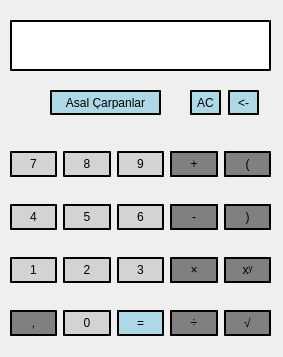
<?xml version="1.0" encoding="UTF-8"?>
<ui version="4.0">
 <class>MainWindow</class>
 <widget class="QMainWindow" name="MainWindow">
  <property name="geometry">
   <rect>
    <x>0</x>
    <y>0</y>
    <width>283</width>
    <height>357</height>
   </rect>
  </property>
  <property name="windowTitle">
   <string>Hesap Makinesi by Eren</string>
  </property>
  <widget class="QWidget" name="centralwidget">
   <widget class="QWidget" name="gridLayoutWidget">
    <property name="geometry">
     <rect>
      <x>10</x>
      <y>130</y>
      <width>261</width>
      <height>231</height>
     </rect>
    </property>
    <layout class="QGridLayout" name="gridLayout">
     <property name="verticalSpacing">
      <number>6</number>
     </property>
     <item row="0" column="1">
      <widget class="QPushButton" name="btn8">
       <property name="sizePolicy">
        <sizepolicy hsizetype="Minimum" vsizetype="Maximum">
         <horstretch>0</horstretch>
         <verstretch>0</verstretch>
        </sizepolicy>
       </property>
       <property name="styleSheet">
        <string notr="true">background-color: lightgray;
border-style: outset;
border-width: 2px;
border-color: black;
padding: 4px;
</string>
       </property>
       <property name="text">
        <string>8</string>
       </property>
       <property name="flat">
        <bool>false</bool>
       </property>
      </widget>
     </item>
     <item row="2" column="1">
      <widget class="QPushButton" name="btn5">
       <property name="sizePolicy">
        <sizepolicy hsizetype="Minimum" vsizetype="Maximum">
         <horstretch>0</horstretch>
         <verstretch>0</verstretch>
        </sizepolicy>
       </property>
       <property name="styleSheet">
        <string notr="true">background-color: lightgray;
border-style: outset;
border-width: 2px;
border-color: black;
padding: 4px;
</string>
       </property>
       <property name="text">
        <string>5</string>
       </property>
       <property name="flat">
        <bool>false</bool>
       </property>
      </widget>
     </item>
     <item row="5" column="1">
      <widget class="QPushButton" name="btn0">
       <property name="sizePolicy">
        <sizepolicy hsizetype="Minimum" vsizetype="Maximum">
         <horstretch>0</horstretch>
         <verstretch>0</verstretch>
        </sizepolicy>
       </property>
       <property name="styleSheet">
        <string notr="true">background-color: lightgray;
border-style: outset;
border-width: 2px;
border-color: black;
padding: 4px;
</string>
       </property>
       <property name="text">
        <string>0</string>
       </property>
       <property name="flat">
        <bool>false</bool>
       </property>
      </widget>
     </item>
     <item row="4" column="1">
      <widget class="QPushButton" name="btn2">
       <property name="sizePolicy">
        <sizepolicy hsizetype="Minimum" vsizetype="Maximum">
         <horstretch>0</horstretch>
         <verstretch>0</verstretch>
        </sizepolicy>
       </property>
       <property name="styleSheet">
        <string notr="true">background-color: lightgray;
border-style: outset;
border-width: 2px;
border-color: black;
padding: 4px;
</string>
       </property>
       <property name="text">
        <string>2</string>
       </property>
       <property name="flat">
        <bool>false</bool>
       </property>
      </widget>
     </item>
     <item row="0" column="3">
      <widget class="QPushButton" name="btn_toplama">
       <property name="sizePolicy">
        <sizepolicy hsizetype="Minimum" vsizetype="Maximum">
         <horstretch>0</horstretch>
         <verstretch>0</verstretch>
        </sizepolicy>
       </property>
       <property name="styleSheet">
        <string notr="true">background-color: gray;
border-style: outset;
border-width: 2px;
border-color: black;
padding: 4px;
</string>
       </property>
       <property name="text">
        <string>+</string>
       </property>
       <property name="flat">
        <bool>false</bool>
       </property>
      </widget>
     </item>
     <item row="2" column="4">
      <widget class="QPushButton" name="btn_p_kapa">
       <property name="sizePolicy">
        <sizepolicy hsizetype="Minimum" vsizetype="Maximum">
         <horstretch>0</horstretch>
         <verstretch>0</verstretch>
        </sizepolicy>
       </property>
       <property name="styleSheet">
        <string notr="true">background-color: gray;
border-style: outset;
border-width: 2px;
border-color: black;
padding: 4px;
</string>
       </property>
       <property name="text">
        <string>)</string>
       </property>
       <property name="flat">
        <bool>false</bool>
       </property>
      </widget>
     </item>
     <item row="4" column="0">
      <widget class="QPushButton" name="btn1">
       <property name="sizePolicy">
        <sizepolicy hsizetype="Minimum" vsizetype="Maximum">
         <horstretch>0</horstretch>
         <verstretch>0</verstretch>
        </sizepolicy>
       </property>
       <property name="styleSheet">
        <string notr="true">background-color: lightgray;
border-style: outset;
border-width: 2px;
border-color: black;
padding: 4px;
</string>
       </property>
       <property name="text">
        <string>1</string>
       </property>
       <property name="flat">
        <bool>false</bool>
       </property>
      </widget>
     </item>
     <item row="2" column="2">
      <widget class="QPushButton" name="btn6">
       <property name="sizePolicy">
        <sizepolicy hsizetype="Minimum" vsizetype="Maximum">
         <horstretch>0</horstretch>
         <verstretch>0</verstretch>
        </sizepolicy>
       </property>
       <property name="styleSheet">
        <string notr="true">background-color: lightgray;
border-style: outset;
border-width: 2px;
border-color: black;
padding: 4px;
</string>
       </property>
       <property name="text">
        <string>6</string>
       </property>
       <property name="flat">
        <bool>false</bool>
       </property>
      </widget>
     </item>
     <item row="2" column="3">
      <widget class="QPushButton" name="btn_cikarma">
       <property name="sizePolicy">
        <sizepolicy hsizetype="Minimum" vsizetype="Maximum">
         <horstretch>0</horstretch>
         <verstretch>0</verstretch>
        </sizepolicy>
       </property>
       <property name="styleSheet">
        <string notr="true">background-color: gray;
border-style: outset;
border-width: 2px;
border-color: black;
padding: 4px;
</string>
       </property>
       <property name="text">
        <string>-</string>
       </property>
       <property name="flat">
        <bool>false</bool>
       </property>
      </widget>
     </item>
     <item row="4" column="3">
      <widget class="QPushButton" name="btn_carpma">
       <property name="sizePolicy">
        <sizepolicy hsizetype="Minimum" vsizetype="Maximum">
         <horstretch>0</horstretch>
         <verstretch>0</verstretch>
        </sizepolicy>
       </property>
       <property name="styleSheet">
        <string notr="true">background-color: gray;
border-style: outset;
border-width: 2px;
border-color: black;
padding: 4px;
</string>
       </property>
       <property name="text">
        <string>×</string>
       </property>
       <property name="flat">
        <bool>false</bool>
       </property>
      </widget>
     </item>
     <item row="0" column="0">
      <widget class="QPushButton" name="btn7">
       <property name="sizePolicy">
        <sizepolicy hsizetype="Minimum" vsizetype="Maximum">
         <horstretch>0</horstretch>
         <verstretch>0</verstretch>
        </sizepolicy>
       </property>
       <property name="styleSheet">
        <string notr="true">background-color: lightgray;
border-style: outset;
border-width: 2px;
border-color: black;
padding: 4px;
</string>
       </property>
       <property name="text">
        <string>7</string>
       </property>
       <property name="flat">
        <bool>false</bool>
       </property>
      </widget>
     </item>
     <item row="2" column="0">
      <widget class="QPushButton" name="btn4">
       <property name="sizePolicy">
        <sizepolicy hsizetype="Minimum" vsizetype="Maximum">
         <horstretch>0</horstretch>
         <verstretch>0</verstretch>
        </sizepolicy>
       </property>
       <property name="styleSheet">
        <string notr="true">background-color: lightgray;
border-style: outset;
border-width: 2px;
border-color: black;
padding: 4px;
</string>
       </property>
       <property name="text">
        <string>4</string>
       </property>
       <property name="flat">
        <bool>false</bool>
       </property>
      </widget>
     </item>
     <item row="5" column="3">
      <widget class="QPushButton" name="btn_bolme">
       <property name="sizePolicy">
        <sizepolicy hsizetype="Minimum" vsizetype="Maximum">
         <horstretch>0</horstretch>
         <verstretch>0</verstretch>
        </sizepolicy>
       </property>
       <property name="styleSheet">
        <string notr="true">background-color: gray;
border-style: outset;
border-width: 2px;
border-color: black;
padding: 4px;
</string>
       </property>
       <property name="text">
        <string>÷</string>
       </property>
       <property name="flat">
        <bool>false</bool>
       </property>
      </widget>
     </item>
     <item row="0" column="2">
      <widget class="QPushButton" name="btn9">
       <property name="sizePolicy">
        <sizepolicy hsizetype="Minimum" vsizetype="Maximum">
         <horstretch>0</horstretch>
         <verstretch>0</verstretch>
        </sizepolicy>
       </property>
       <property name="styleSheet">
        <string notr="true">background-color: lightgray;
border-style: outset;
border-width: 2px;
border-color: black;
padding: 4px;
</string>
       </property>
       <property name="text">
        <string>9</string>
       </property>
       <property name="flat">
        <bool>false</bool>
       </property>
      </widget>
     </item>
     <item row="4" column="2">
      <widget class="QPushButton" name="btn3">
       <property name="sizePolicy">
        <sizepolicy hsizetype="Minimum" vsizetype="Maximum">
         <horstretch>0</horstretch>
         <verstretch>0</verstretch>
        </sizepolicy>
       </property>
       <property name="styleSheet">
        <string notr="true">background-color: lightgray;
border-style: outset;
border-width: 2px;
border-color: black;
padding: 4px;
</string>
       </property>
       <property name="text">
        <string>3</string>
       </property>
       <property name="flat">
        <bool>false</bool>
       </property>
      </widget>
     </item>
     <item row="5" column="2">
      <widget class="QPushButton" name="btn_esittir">
       <property name="sizePolicy">
        <sizepolicy hsizetype="Minimum" vsizetype="Maximum">
         <horstretch>0</horstretch>
         <verstretch>0</verstretch>
        </sizepolicy>
       </property>
       <property name="autoFillBackground">
        <bool>false</bool>
       </property>
       <property name="styleSheet">
        <string notr="true">background-color: lightblue;
border-style: outset;
border-width: 2px;
border-color: black;
padding: 4px;
</string>
       </property>
       <property name="text">
        <string>=</string>
       </property>
       <property name="flat">
        <bool>false</bool>
       </property>
      </widget>
     </item>
     <item row="0" column="4">
      <widget class="QPushButton" name="btn_p_ac">
       <property name="sizePolicy">
        <sizepolicy hsizetype="Minimum" vsizetype="Maximum">
         <horstretch>0</horstretch>
         <verstretch>0</verstretch>
        </sizepolicy>
       </property>
       <property name="styleSheet">
        <string notr="true">background-color: gray;
border-style: outset;
border-width: 2px;
border-color: black;
padding: 4px;
</string>
       </property>
       <property name="text">
        <string>(</string>
       </property>
       <property name="flat">
        <bool>false</bool>
       </property>
      </widget>
     </item>
     <item row="5" column="0">
      <widget class="QPushButton" name="btn_nokta">
       <property name="sizePolicy">
        <sizepolicy hsizetype="Minimum" vsizetype="Maximum">
         <horstretch>0</horstretch>
         <verstretch>0</verstretch>
        </sizepolicy>
       </property>
       <property name="styleSheet">
        <string notr="true">background-color: gray;
border-style: outset;
border-width: 2px;
border-color: black;
padding: 4px;
</string>
       </property>
       <property name="text">
        <string>,</string>
       </property>
       <property name="flat">
        <bool>false</bool>
       </property>
      </widget>
     </item>
     <item row="4" column="4">
      <widget class="QPushButton" name="btn_us">
       <property name="sizePolicy">
        <sizepolicy hsizetype="Minimum" vsizetype="Maximum">
         <horstretch>0</horstretch>
         <verstretch>0</verstretch>
        </sizepolicy>
       </property>
       <property name="styleSheet">
        <string notr="true">background-color: gray;
border-style: outset;
border-width: 2px;
border-color: black;
padding: 4px;
</string>
       </property>
       <property name="text">
        <string>xʸ</string>
       </property>
       <property name="flat">
        <bool>false</bool>
       </property>
      </widget>
     </item>
     <item row="5" column="4">
      <widget class="QPushButton" name="btn_karekok">
       <property name="sizePolicy">
        <sizepolicy hsizetype="Minimum" vsizetype="Maximum">
         <horstretch>0</horstretch>
         <verstretch>0</verstretch>
        </sizepolicy>
       </property>
       <property name="styleSheet">
        <string notr="true">background-color: gray;
border-style: outset;
border-width: 2px;
border-color: black;
padding: 4px;
</string>
       </property>
       <property name="text">
        <string>√</string>
       </property>
       <property name="flat">
        <bool>false</bool>
       </property>
      </widget>
     </item>
    </layout>
   </widget>
   <widget class="QLineEdit" name="cikti">
    <property name="geometry">
     <rect>
      <x>10</x>
      <y>20</y>
      <width>261</width>
      <height>51</height>
     </rect>
    </property>
    <property name="styleSheet">
     <string notr="true">border-style: outset;
border-width: 2px;
border-color: black;
padding: 4px;
</string>
    </property>
    <property name="alignment">
     <set>Qt::AlignRight|Qt::AlignTrailing|Qt::AlignVCenter</set>
    </property>
   </widget>
   <widget class="QPushButton" name="btn_ac">
    <property name="geometry">
     <rect>
      <x>190</x>
      <y>90</y>
      <width>31</width>
      <height>25</height>
     </rect>
    </property>
    <property name="styleSheet">
     <string notr="true">background-color: lightblue;
border-style: outset;
border-width: 2px;
border-color: black;
padding: 4px;
</string>
    </property>
    <property name="text">
     <string>AC</string>
    </property>
   </widget>
   <widget class="QPushButton" name="btn_geri">
    <property name="geometry">
     <rect>
      <x>228</x>
      <y>90</y>
      <width>31</width>
      <height>25</height>
     </rect>
    </property>
    <property name="styleSheet">
     <string notr="true">background-color: lightblue;
border-style: outset;
border-width: 2px;
border-color: black;
padding: 4px;
</string>
    </property>
    <property name="text">
     <string>&lt;-</string>
    </property>
   </widget>
   <widget class="QPushButton" name="btn_asal">
    <property name="geometry">
     <rect>
      <x>50</x>
      <y>90</y>
      <width>111</width>
      <height>25</height>
     </rect>
    </property>
    <property name="styleSheet">
     <string notr="true">background-color: lightblue;
border-style: outset;
border-width: 2px;
border-color: black;
padding: 4px;
</string>
    </property>
    <property name="text">
     <string>Asal Çarpanlar</string>
    </property>
   </widget>
  </widget>
 </widget>
 <resources/>
 <connections/>
</ui>
